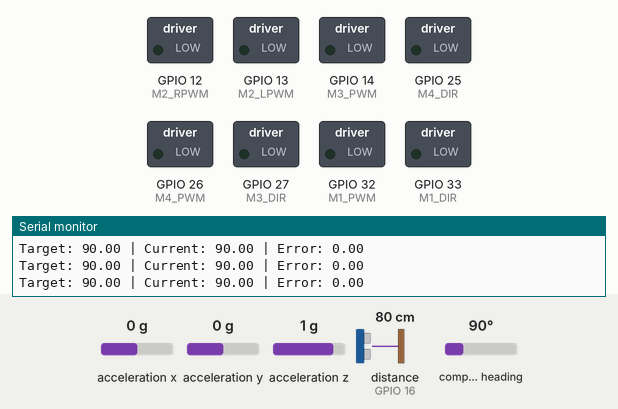
This sketch was run on a simulated ESP32. On the bench: switched loads named in the sketch (green lamp = pin HIGH), the last lines printed to the serial monitor. Wiring (inferred from the names in the program): ultrasonic range finder: trigger GPIO 17; echo GPIO 16. Inputs (shaded band) come from the test bench; at power-on: compass heading 90°, acceleration x 0 g, acceleration y 0 g, acceleration z 1 g, distance to the obstacle (sensor on GPIO 16) 80 cm. The echo pulse lasts 58.3 µs per cm; pins used as bus, display or sensor lines are not drawn.

Above: at 4.4 s.
4.5 s: compass heading set to 7°
At 4.9 s:
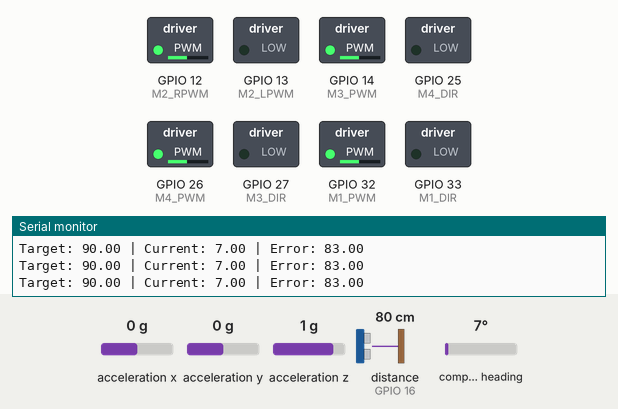
6.0 s: compass heading set to 180°
At 7.2 s:
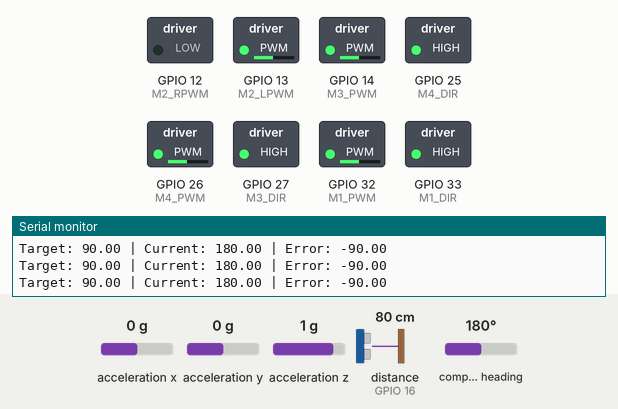
7.5 s: compass heading set to 90°
At 8.7 s:
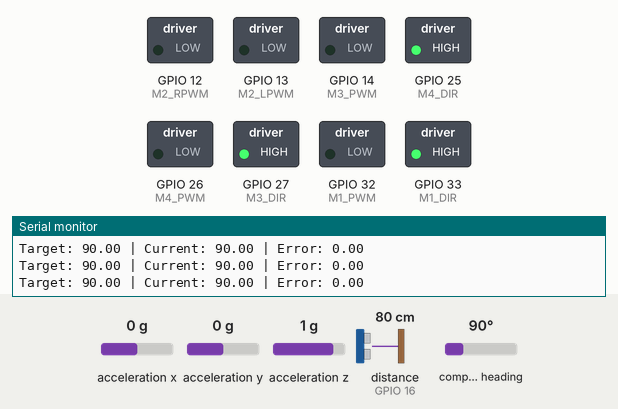
9.0 s: compass heading set to 269°
At 10.1 s:
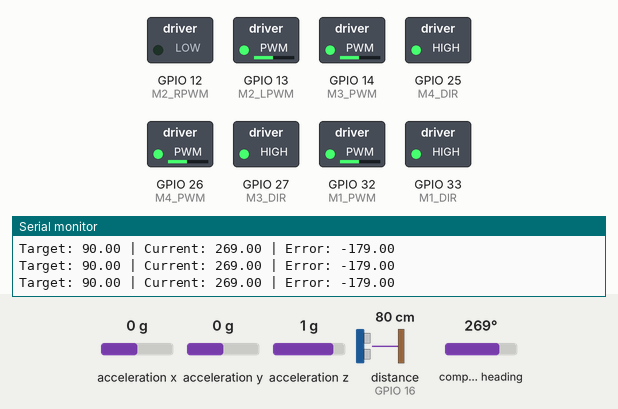
Timing chart, 0 to 11.5 s (numbered marks = the images above; inputs shaded):
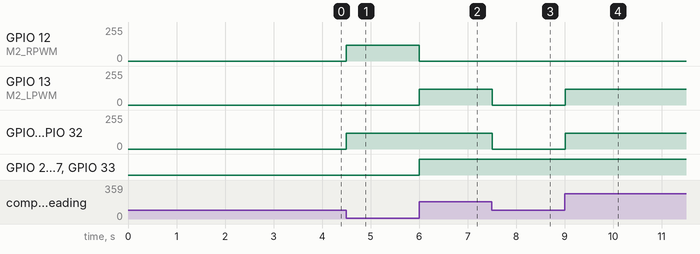

The sketch:

followbotwithbno.ino
```cpp
//#include "include_all.cpp"
#include <Wire.h>
#include <Adafruit_BNO055.h>


#define M1_PWM 32
#define M1_DIR 33
#define M2_LPWM 13
#define M2_RPWM 12
#define M3_PWM 14
#define M3_DIR 27
#define M4_PWM 26
#define M4_DIR 25

#define TRIG_PIN 17
#define ECHO_PIN 16

#define SDA_PIN 21
#define SCL_PIN 22

float readings[10];
int counter = 0;
float value = 0.0;
float sum = 0.0;
float distance = 0.0;

struct MotorSpeeds {
  int m1, m2, m3, m4;
};

int isWallFound = 0;
float TARGET_DISTANCE_CM = 30.0;
int FORWARD_SPEED = 120;
float KP_DISTANCE = 0.5;
const int SCAN_SPEED = 60;
const int turnDuration = 1500;
int SPEEED = 0;

const int NUM_READINGS = 10;
const int TRIGGER_INTERVAL_MS = 60;
float ref_angle;
bool refSet = false;
float k_angle = 3.0;
float e = 360;

int sign_matrix[4][3] = {
  {1, -1, 1},   // Motor 1 (Top-Left)
  {1, 1, 1},    // Motor 2 (Top-Right)
  {-1, 1, 1},   // Motor 3 (Bottom-Left)
  {-1, -1, 1}   // Motor 4 (Bottom-Right)
};

MotorSpeeds calculateMotorVelocities(int vx, int vy, int vw) {
    MotorSpeeds motors;
    int velocity_vector[3] = {vx, vy, vw};
    int motor_velocities[4] = {0, 0, 0, 0};

    for (int i = 0; i < 4; i++) {
        for (int j = 0; j < 3; j++) {
            motor_velocities[i] += sign_matrix[i][j] * velocity_vector[j];
        }
    }
    motors.m1 = motor_velocities[0];
    motors.m2 = motor_velocities[1];
    motors.m3 = motor_velocities[2];
    motors.m4 = motor_velocities[3];
    return motors;
}

float check_distance() {
    digitalWrite(TRIG_PIN, LOW);
    delayMicroseconds(2);
    digitalWrite(TRIG_PIN, HIGH);
    delayMicroseconds(10);
    digitalWrite(TRIG_PIN, LOW);

    unsigned long duration = pulseIn(ECHO_PIN, HIGH);

    value = duration * 0.0343 / 2.0;
    delay(5);
    return value;
}

float normalizeAngle(float angle) {
  while (angle > 180.0) angle -= 360.0;
  while (angle < -180.0) angle += 360.0;
  return angle;
}

Adafruit_BNO055 bno = Adafruit_BNO055(55, 0x28);


int bno_pid(float target_angle) {
  sensors_event_t event;
  bno.getEvent(&event);
  float theta = event.orientation.x;
  float error = normalizeAngle(target_angle - theta);
  float w = k_angle * error;
  w = constrain((int)w, -255, 255);
  MotorSpeeds turnMotors = calculateMotorVelocities(0, 0, -w);
  setMotorSpeeds(turnMotors);
  //return w;

}

void setMotorSpeeds(MotorSpeeds motor) {
  int v11 = constrain(motor.m1, -120, 120);
  int v22 = constrain(motor.m2, -120, 120);
  int v33 = constrain(motor.m3, -120, 120);
  int v44 = constrain(motor.m4, -120, 120);

  if (motor.m1 < 0) {
    digitalWrite(M1_DIR, LOW);
    analogWrite(M1_PWM, abs(v11));
  } else if (motor.m1 > 0) {
    digitalWrite(M1_DIR, HIGH);
    analogWrite(M1_PWM, v11);
  } else {
    analogWrite(M1_PWM, 0);
  }

  if (motor.m2 < 0) {
    analogWrite(M2_LPWM, 0);
    analogWrite(M2_RPWM, abs(v22));
  } else if (motor.m2 > 0) {
    analogWrite(M2_LPWM, abs(v22));
    analogWrite(M2_RPWM, 0);
  } else {
    analogWrite(M2_RPWM, 0);
    analogWrite(M2_LPWM, 0);
  }

  if (motor.m3 < 0) {
    digitalWrite(M3_DIR, LOW);
    analogWrite(M3_PWM, abs(v33));
  } else if (motor.m3 > 0) {
    digitalWrite(M3_DIR, HIGH);
    analogWrite(M3_PWM, v33);
  } else {
    analogWrite(M3_PWM, 0);
  }

  if (motor.m4 < 0) {
    digitalWrite(M4_DIR, LOW);
    analogWrite(M4_PWM, abs(v44));
  } else if (motor.m4 > 0) {
    digitalWrite(M4_DIR, HIGH);
    analogWrite(M4_PWM, v44);
  } else {
    analogWrite(M4_PWM, 0);
  }
}

float getStableDistanceCm() {
    value = check_distance();

    if (value != 0 ) {
        sum = sum - readings[counter] + value;
        readings[counter] = value;
        counter++;
    }

    if (counter == 10) {
        counter = 0;
    }

    distance = sum / 10.0;
    delay(50);
    return distance;
}

void findWall(){
  Serial.println("Finding the damn wall");

}

void followWall() {
    Serial.println("Following Wall");
    long startTime = millis();
    while (millis() - startTime < 10000) {
        float currentDist = getStableDistanceCm();
        float distError = TARGET_DISTANCE_CM - currentDist;
        // sensors_event_t event;
        // bno.getEvent(&event);
        int w1 = bno_pid(ref_angle);
        // float heading = event.orientation.x;
        // float error_angle = ref_angle - heading;
        // float SPEED_ANG = k_angle * (error_angle);
        // SPEED_ANG = constrain(SPEED_ANG, -255, 255);
        int vy_correction = constrain(KP_DISTANCE * distError, -120, 120);

  sensors_event_t event;
  bno.getEvent(&event);
  float current_angle = event.orientation.x;
  float error = normalizeAngle(ref_angle - current_angle);

  Serial.print("Target: ");
  Serial.print(ref_angle);
  Serial.print(" | Current: ");
  Serial.print(current_angle);
  Serial.print(" | Error: ");
  Serial.println(error);
  Serial.println(" distance from the wall");
  Serial.println(currentDist);


        MotorSpeeds speeds = calculateMotorVelocities(FORWARD_SPEED, vy_correction, -w1);
        setMotorSpeeds(speeds);
        delay(20);
    }
    setMotorSpeeds({0, 0, 0, 0});
}

void setup() {
  Serial.begin(115200);
  delay(1000);
  pinMode(M1_DIR, OUTPUT);
  pinMode(M1_PWM, OUTPUT);
  pinMode(M2_LPWM, OUTPUT);
  pinMode(M2_RPWM, OUTPUT);
  pinMode(M3_DIR, OUTPUT);
  pinMode(M3_PWM, OUTPUT);
  pinMode(M4_DIR, OUTPUT);
  pinMode(M4_PWM, OUTPUT);
  pinMode(TRIG_PIN, OUTPUT);
  pinMode(ECHO_PIN, INPUT);

  for (int i = 0; i < 10; i++) {
        readings[i] = check_distance();
        sum += readings[i];
  }

  delay(100);

  Serial.println("Initializing BNO055...");
  if (!bno.begin()) {
    Serial.println("BNO055 not detected! Check wiring.");
    while (1) delay(10);
  }

  Serial.println("BNO055 initialized successfully!");
  bno.setExtCrystalUse(true);

  // Capture reference angle at startup
  sensors_event_t event;
  bno.getEvent(&event);
  ref_angle = event.orientation.x;

  Serial.print("Reference angle set to: ");
  Serial.println(ref_angle);

  //followWall();

  delay(2000);
}

void loop() {
  // Continuously maintain the reference angle
  bno_pid(ref_angle);


  // Optional: Print current angle and error for debugging
  sensors_event_t event;
  bno.getEvent(&event);
  float current_angle = event.orientation.x;
  float error = normalizeAngle(ref_angle - current_angle);

  Serial.print("Target: ");
  Serial.print(ref_angle);
  Serial.print(" | Current: ");
  Serial.print(current_angle);
  Serial.print(" | Error: ");
  Serial.println(error);

  delay(20);  // Fast update rate for stable control
}
```

Measured:
- after the input at 4.5 s, GPIO 12 (M2_RPWM), GPIO 14 (M3_PWM), GPIO 26 (M4_PWM), GPIO 32 (M1_PWM): 0/255 → 120/255 at once
- after the input at 6.0 s, GPIO 12 (M2_RPWM): 120/255 → 0/255 at once; GPIO 13 (M2_LPWM): 0/255 → 120/255 at once; GPIO 25 (M4_DIR), GPIO 27 (M3_DIR), GPIO 33 (M1_DIR): LOW → HIGH at once
- after the input at 7.5 s, GPIO 13 (M2_LPWM), GPIO 14 (M3_PWM), GPIO 26 (M4_PWM), GPIO 32 (M1_PWM): 120/255 → 0/255 at once
- after the input at 9.0 s, GPIO 13 (M2_LPWM), GPIO 14 (M3_PWM), GPIO 26 (M4_PWM), GPIO 32 (M1_PWM): 0/255 → 120/255 at once
